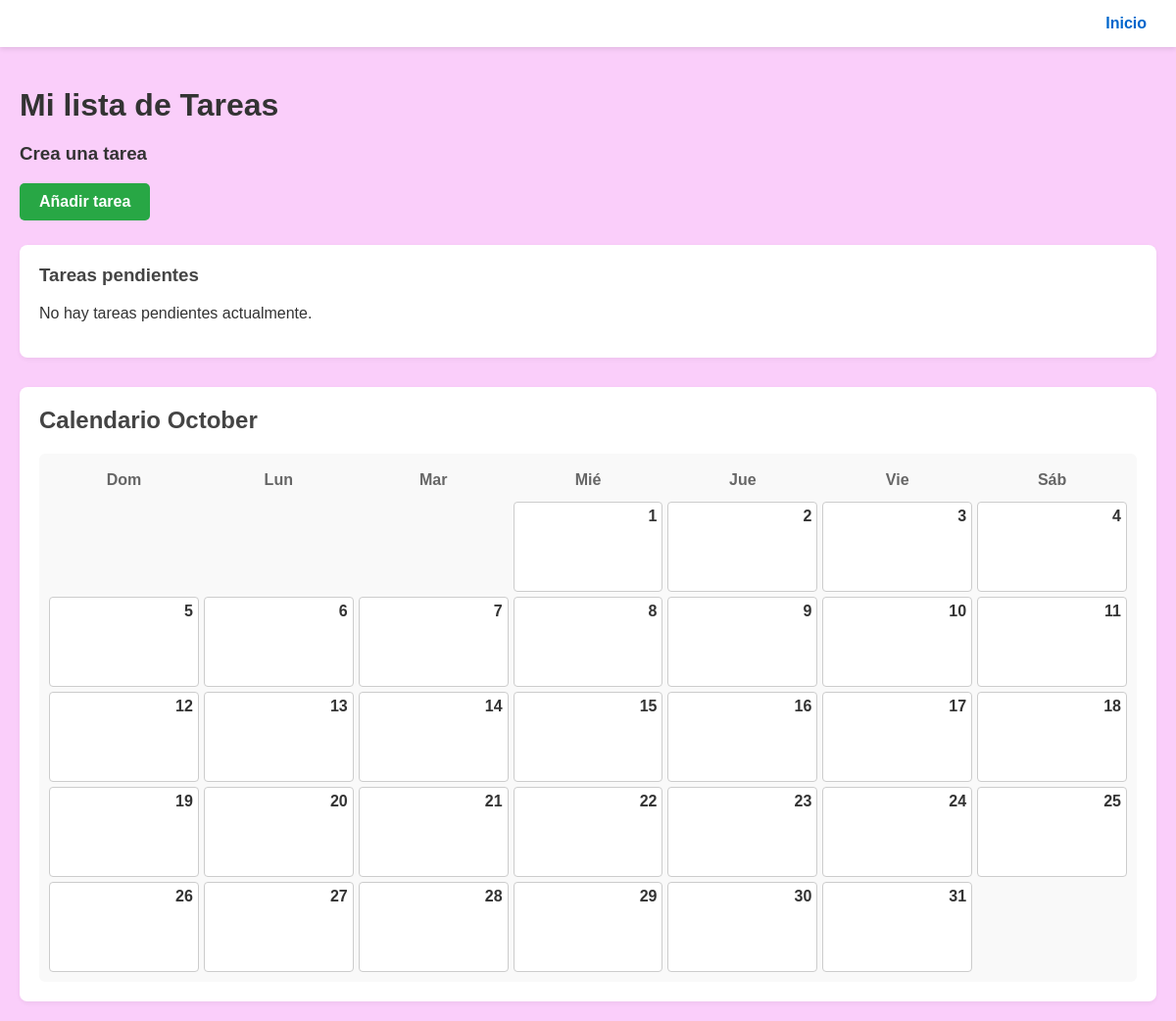
Before: /main/ with the older database file.
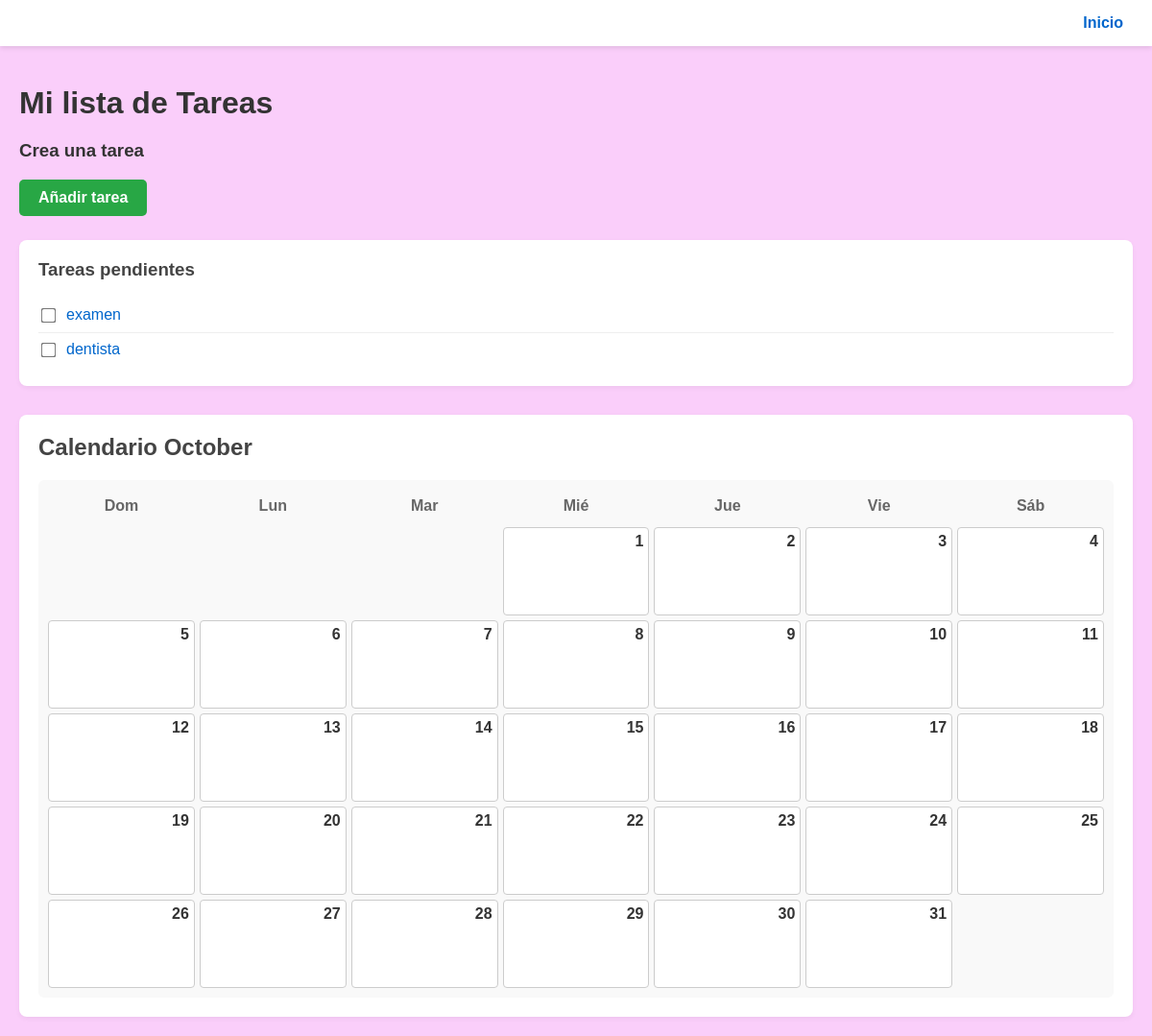
After: the same page with the newer database file.
### mis_tareas/models.py (models this page shows)
class Tareas(models.Model):
    nombre_tarea = models.CharField(max_length=200)
    descripcion = models.TextField(blank=True, null=True)
    fecha_creacion = models.DateTimeField(auto_now_add=True)
    fecha_vencimiento = models.DateField()
    usuario = models.ForeignKey('Usuarios', on_delete=models.PROTECT, null=True, blank=True)
    estado = models.ForeignKey('Estados', on_delete=models.PROTECT)
    def __str__(self):
        return f"{self.nombre_tarea}"

### mis_tareas/views.py (the view)
# urls.py: path('main/', views.main, name='main'),
def main(request):
    ahora = datetime.now()
    anio = int(ahora.year)
    mes = int(ahora.month)
    cal_data = calendar.monthcalendar(anio, mes)
    nombre_mes = calendar.month_name[mes]
    tarea = Tareas.objects.all()
    context = {
    'tarea': tarea,
    'calendar_matrix': cal_data,
    'mes_actual': nombre_mes,
    'anio_actual': anio,
    }
    return render(request, 'mis_tareas/main.html', context)

### mis_tareas/templates/mis_tareas/main.html (shortened to what this page needs)
{% extends 'mis_tareas/master.html' %}
{% block content %}
<div class="tareas-container">
    <h1>Mi lista de Tareas</h1>
    <div class="seccion-crear">
        <h3>Crea una tarea</h3>
        <a href="/añadir" class="btn-añadir">Añadir tarea</a>
    </div>
    <div class="tarea">
        <h3>Tareas pendientes</h3>
        <ul>
        {% for x in tarea %}
            <li>
                <input type="checkbox" id="tarea-{{ forloop.counter }}" name="tarea">
                <a href="{% url "editar" x.id %}" >{{ x }}
                </a>
            </li>
        {% empty %}
            <p>No hay tareas pendientes actualmente.</p>
        {% endfor %}
        </ul>
    </div>
    <div class="calendario">
    <h2>Calendario {{ mes_actual }}</h2>
    <div class="grid-calendario">
        <span>Dom</span><span>Lun</span><span>Mar</span><span>Mié</span><span>Jue</span><span>Vie</span><span>Sáb</span>
        {% for semana in calendar_matrix %}
            {% for dia in semana %}
                {% if dia == 0 %}
                    <span class="dia vacio"></span>
                {% else %}
                    <div class="dia-celda" style="padding: 5px; border: 1px solid #ccc; min-height: 80px; display: flex; flex-direction: column; background-color: #ffffff; text-align: left;">
                        <a href="/añadir?fecha={{ anio_actual }}-{{ mes_actual|stringformat:'02d' }}-{{ dia|stringformat:'02d' }}" class="dia-numero" style="font-weight: bold; text-decoration: none; text-align: right; color: #333;">
                            {{ dia }}
                        </a>
                    </div>
                {% endif %}
            {% endfor %}
        {% endfor %}
    </div>
</div>
{% endblock %}

### mis_tareas/templates/mis_tareas/master.html (shortened to what this page needs)
{% load static %}
<!DOCTYPE html>
<html lang="es">
<head>
    <link rel ="stylesheet" href="{% static 'mis_tareas/style.css'%}">
</head>
<body>
    <header>
        <nav>
            <ul>
                <li><a href="/main">Inicio</a></li>
            </ul>
        </nav>
    </header>
    {% block content %} {% endblock %}
</body>
</html>

### mis_tareas/static/mis_tareas/style.css (style rules this page uses)
body { font-family: Arial, Helvetica, sans-serif; background-color: #facefa; margin: 0; padding: 0; color: #333333; }
header { background-color: #ffffff; display: flex; justify-content: space-between; align-items: center; padding: 15px 30px; box-shadow: 0 2px 5px rgba(0, 0, 0, 0.1); }
nav ul { list-style: none; margin: 0; padding: 0; display: flex; }
nav ul li { margin-left: 20px; }
nav ul li a { text-decoration: none; color: #0066cc; font-weight: bold; transition: color 0.2s ease; }
.tareas-container { padding: 20px; }
.tareas-container h1 { color: #333333; margin-bottom: 20px; }
.seccion-crear { margin-bottom: 25px; }
.btn-añadir { display: inline-block; background-color: #28a745; color: white; padding: 10px 20px; border-radius: 5px; text-decoration: none; font-weight: bold; transition: background-color 0.2s ease; }
.tarea { background-color: #ffffff; padding: 20px; border-radius: 8px; box-shadow: 0 2px 5px rgba(0, 0, 0, 0.05); margin-bottom: 30px; }
.tarea h3 { margin-top: 0; color: #444444; }
.tarea ul { list-style: none; padding: 0; margin: 0; }
.tarea li { padding: 8px 0; border-bottom: 1px solid #eeeeee; display: flex; align-items: center; }
.tarea li:last-child { border-bottom: none; }
.tarea input[type="checkbox"] { margin-right: 12px; transform: scale(1.2); }
.tarea a { text-decoration: none; color: #0066cc; font-weight: 500; }
.calendario { background-color: #ffffff; padding: 20px; border-radius: 8px; box-shadow: 0 2px 5px rgba(0, 0, 0, 0.05); }
.calendario h2 { margin-top: 0; color: #444444; }
.grid-calendario { display: grid; margin-top: 15px; background-color: #f9f9f9; padding: 10px; border-radius: 6px; grid-template-columns: repeat(7, 1fr); gap: 5px; text-align: center; }
.grid-calendario span { font-weight: bold; color: #666666; padding: 8px 0; }
.grid-calendario .vacio { background-color: transparent; border: none; }
.grid-calendario { display: grid; grid-template-columns: repeat(7, 1fr); gap: 5px; text-align: center; }
.grid-calendario .dia-celda { background-color: #ffffff; border-radius: 4px; transition: border-color 0.2s ease; }

Changed rows visible on the page:
added Tareas: nombre_tarea "examen"
added Tareas: nombre_tarea "dentista"
Other visible differences:
text no longer shown: "No hay tareas pendientes actualmente."
